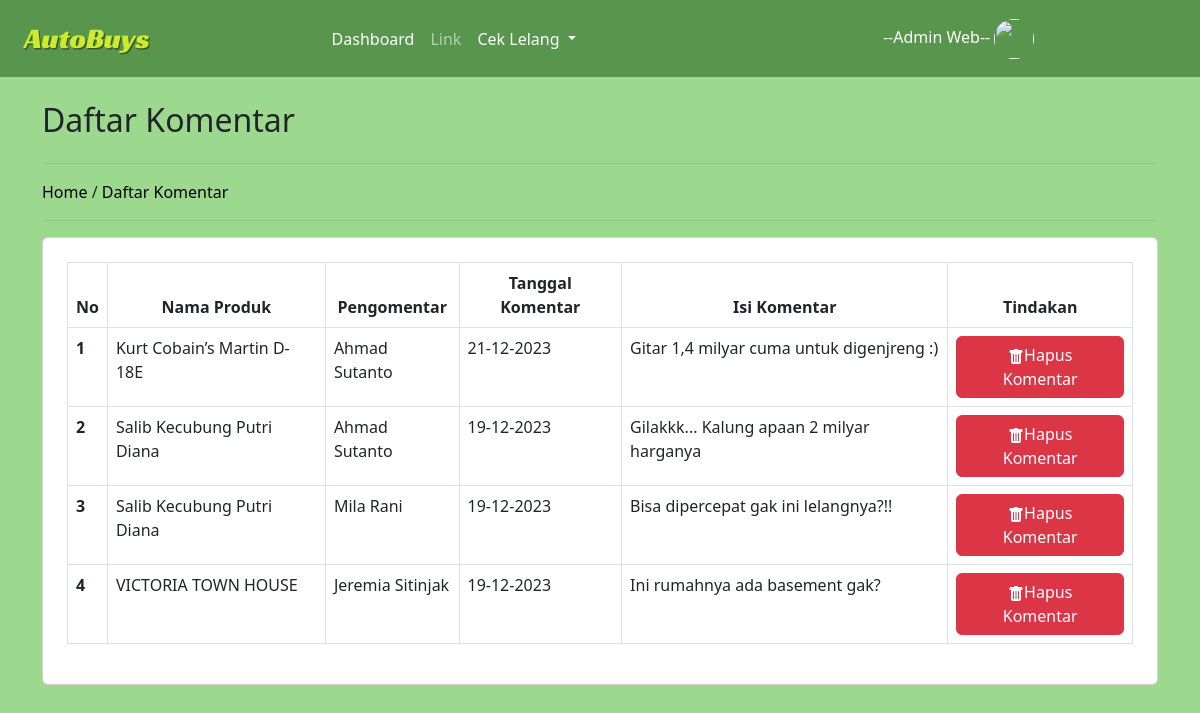
/admin/comment.php (signed in), run on the app's committed database.
### tables this page shows
CREATE TABLE `tb_komentar` (
  `id_komentar` int(11) NOT NULL,
  `id_produk` int(11) NOT NULL,
  `id_user` int(11) NOT NULL,
  `tgl_komentar` date NOT NULL,
  `komentar` varchar(255) NOT NULL
);

CREATE TABLE `tb_produk` (
  `id_produk` int(11) NOT NULL,
  `id_kategori` int(11) NOT NULL,
  `nama_produk` varchar(255) NOT NULL,
  `harga_awal` bigint(20) NOT NULL,
  `harga_lelang` bigint(20) NOT NULL,
  `gambar_produk` varchar(255) NOT NULL,
  `deskripsi_produk` longtext DEFAULT NULL,
  `tgl_awal_lelang` date NOT NULL,
  `tgl_akhir_lelang` date NOT NULL,
  `status_lelang` varchar(14) DEFAULT NULL,
  `pengunjung` int(11) NOT NULL
);

CREATE TABLE `users` (
  `id_user` int(11) NOT NULL,
  `username` varchar(40) NOT NULL,
  `nama` varchar(40) NOT NULL,
  `email` varchar(40) NOT NULL,
  `password` varchar(120) NOT NULL,
  `level` int(11) NOT NULL
);

### fungsi.php (called while the page is built, shortened)
<?php
include 'koneksi.php';
if (!function_exists('query')) {
    function query($data){
        global $koneksi ;
        $query = mysqli_query($koneksi,$data);
        $lingkup = [];
        while($ambil= mysqli_fetch_assoc($query))
        {
            $lingkup[] = $ambil;
        }
        return $lingkup;
        }
}
    ?>

### admin/comment.php (the view, shortened to what this page needs)
<?php include '../fungsi.php';
include 'navbar_admin.php';
?>
<!DOCTYPE html>
<html lang="en">
<head>
</head>
<body>
<?php
    $hasil = query("SELECT tb_komentar.*, users.nama,
    tb_produk.nama_produk FROM tb_komentar
    JOIN users ON tb_komentar.id_user = users.id_user
    JOIN tb_produk ON tb_komentar.id_produk = tb_produk.id_produk
    ORDER BY tb_komentar.id_komentar DESC
    ");
?>
        <div class="container">
            <div class="row">
                <div class="col">
                    <h2 class="text-dark mx-auto my-4">Daftar Komentar</h2>
                    <hr style="border-top: 1px solid grey;">
                        <p class="ml-2">
                            <a href="index.php" style="text-decoration: none; color: black;">Home</a> /
                            <a href="#" style="text-decoration: none; color: black;">Daftar Komentar</a>
                        </p>
                    <hr style="border-top: 1px solid grey;">
                </div>
            </div>
            <div class="card  mx-auto" >
                <div class= "mx-2 my-2">
                <ul class="list-group list-group-flush">
                <div class=" mx-3 my-3">
                    <table class="table table-bordered">
                        <thead>
                          <tr style="background-color: white;">
                            <th class="text-center" scope="col">No</th>
                            <th class="text-center" scope="col">Nama Produk</th>
                            <th class="text-center" scope="col">Pengomentar</th>
                            <th class="text-center" scope="col">Tanggal Komentar</th>
                            <th class="text-center" scope="col">Isi Komentar</th>
                            <th class="text-center" scope="col">Tindakan</th>
                          </tr>
                        </thead>
                        <?php $i=1;?>
                        <?php  foreach ($hasil as $data) {
                            $tgl_komentar = date('d-m-Y', strtotime($data['tgl_komentar']));
                    ?>
                        <tbody>
                          <tr>
                            <th scope="row"><?=$i?></th>
                            <td ><?=$data['nama_produk']?></td>
                            <td><?=$data['nama']?></td>
                            <td><?=$tgl_komentar?></td>
                            <td><?=$data['komentar']?></td>
                            <td class="text-center">
                                <form onsubmit="return confirm('Anda yakin mau menghapus data?')" action="" method="POST">
                                <button type = 'submit' class='btn btn-danger' name='btnhapus'>Hapus Komentar</button>
                                </form>
                            </td>
                          </tr>
                        </tbody>
                        <?php $i++;  }?>
                    </table>
                </div>
                </ul>
            </div>
</body>
</html>

### admin/navbar_admin.php (style rules this page uses)
body { background-color: #9CD98E; }

### data on the page
tb_komentar: id_produk.nama_produk "Kurt Cobain’s Martin D-18E", id_user.nama "Ahmad Sutanto", tgl_komentar "21-12-2023", komentar "Gitar 1,4 milyar cuma untuk digenjreng :)"
tb_komentar: id_produk.nama_produk "Salib Kecubung Putri Diana", id_user.nama "Ahmad Sutanto", tgl_komentar "19-12-2023", komentar "Gilakkk... Kalung apaan 2 milyar harganya"
tb_komentar: id_produk.nama_produk "Salib Kecubung Putri Diana", id_user.nama "Mila Rani", tgl_komentar "19-12-2023", komentar "Bisa dipercepat gak ini lelangnya?!!"
tb_komentar: id_produk.nama_produk "VICTORIA TOWN HOUSE", id_user.nama "Jeremia Sitinjak", tgl_komentar "19-12-2023", komentar "Ini rumahnya ada basement gak?"

### other printed values
$_SESSION['nama'] "--Admin Web--"
